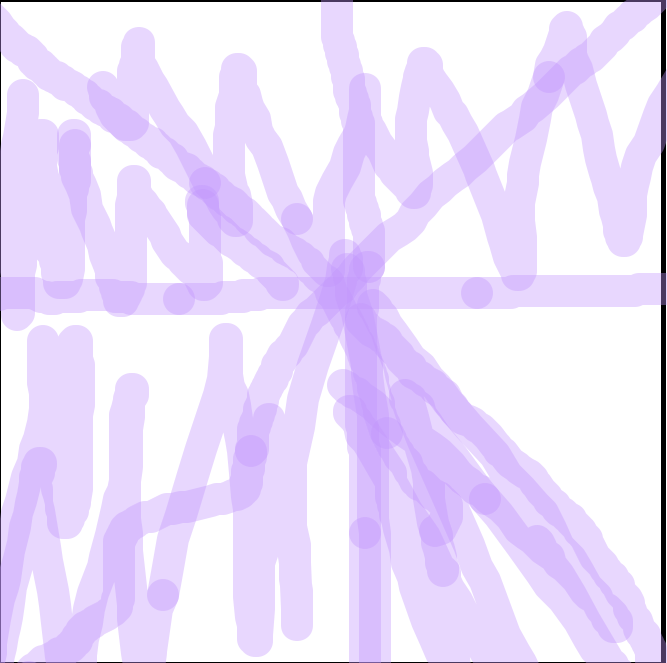
#> input picture draw1.png, 667 x 663 px
$ python count2.py
#> lines starting #> are read from the running program, lines starting #| are printed output that depends on the picture; long printed decimals are rounded
import cv2
import matplotlib.pyplot as plt
import numpy as np
import math

img_orig = cv2.imread('draw1.png') #BGR
#> img_orig is the input picture: shape (663, 667, 3); mean B, G, R 251.1, 222.5, 234.9
# img = cv2.imread('draw3.png') #BGR
img = cv2.resize(img_orig, (int(img_orig.shape[1]/2), int(img_orig.shape[0]/2)), interpolation = cv2.INTER_AREA)
cv2.namedWindow('image', cv2.WINDOW_AUTOSIZE)
cv2.imshow('image',img)
cv2.waitKey(0)

denom = 8
height, width, channels = img.shape
#> height = 331; width = 333; channels = 3
print(img_orig.shape)
#| (663, 667, 3)
print(img.shape)
#| (331, 333, 3)
full_area = height*width
#> full_area = 110223
block_size = int(math.sqrt(full_area/denom)/3)
#> block_size = 39
# block_size = 130
drawn_area = 0

print('block-size: ',block_size)
#| block-size:  39

def has_color(i, j):
    cnt = 0
    for r in range(block_size):
        for c in range(block_size):
            if block_size*i+r>=height or block_size*j+c>=width:
                continue
            elif int(img[block_size*i+r][block_size*j+c][0])+int(img[block_size*i+r][block_size*j+c][1])+int(img[block_size*i+r][block_size*j+c][2]) in range(255, 760):
                cnt+=1

                if cnt >= 0.1*block_size*block_size:
                    print('colored')
                    return True

def paint(i, j):
    global drawn_area
    for r in range(block_size):
        for c in range(block_size):
            if block_size*i+r>=height or block_size*j+c>=width:
                continue
            elif r==0 or r==block_size-1 or c==0 or c==block_size-1:
                img[block_size*i+r][block_size*j+c][0] = 240
            else:
                img[block_size*i+r][block_size*j+c][0] = 0
            img[block_size*i+r][block_size*j+c][1] = 0
            img[block_size*i+r][block_size*j+c][2] = 240
    drawn_area+=1

for i in range(int(height/block_size)+1):
    for j in range(int(width/block_size)+1):
        print(i,j)
        if has_color(i,j):
            paint(i,j)

# count red
pix_cnt = 0
for i in img:
    for j in i:
        if(j[0]==0 and j[1]==0 and j[2]==240):
            pix_cnt+=1
#> after the loop, pix_cnt = 88790


cv2.imshow('image',img)
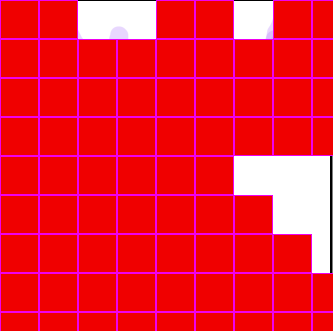
#> window 'image': shape (331, 333, 3); mean B, G, R 47.3, 25.7, 240.6
cv2.waitKey(0)

print('full: ', full_area)
#| full:  110223
print('drawn: ', pix_cnt)
#| drawn:  88790
print('ratio: ', pix_cnt/full_area)
#| ratio:  0.8055

$ run again, with draw3.png copied over draw1.png
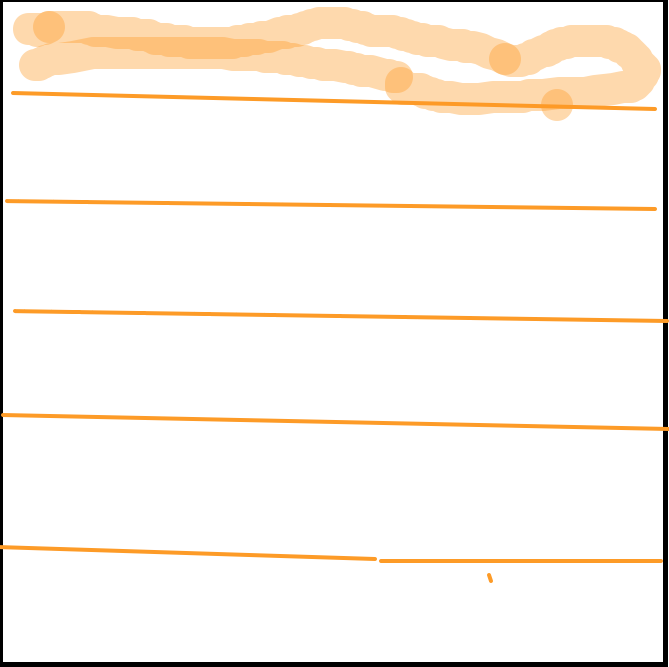
#> input picture draw3.png, 669 x 667 px
#> img_orig is the input picture: shape (667, 669, 3); mean B, G, R 235.3, 242.8, 249.2
#> `img = cv2.resize(img_orig, (int(img_orig.shape[1]/2), int(img_orig.sha..`:
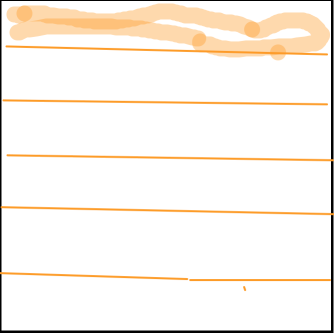
#> img: shape (333, 334, 3); mean B, G, R 235.3, 242.8, 249.2
#| (667, 669, 3)
#| (333, 334, 3)
#| block-size:  39
#> after the loop `for i in img:`: pix_cnt = 20720
#> `cv2.imshow('image',img)`:
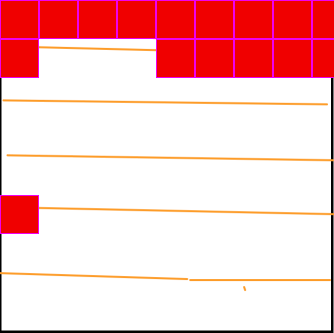
#> window 'image': shape (333, 334, 3); mean B, G, R 197.7, 195.7, 247.8
#| full:  111222
#| drawn:  20720
#| ratio:  0.1863

$ run again, with draw2.png copied over draw1.png
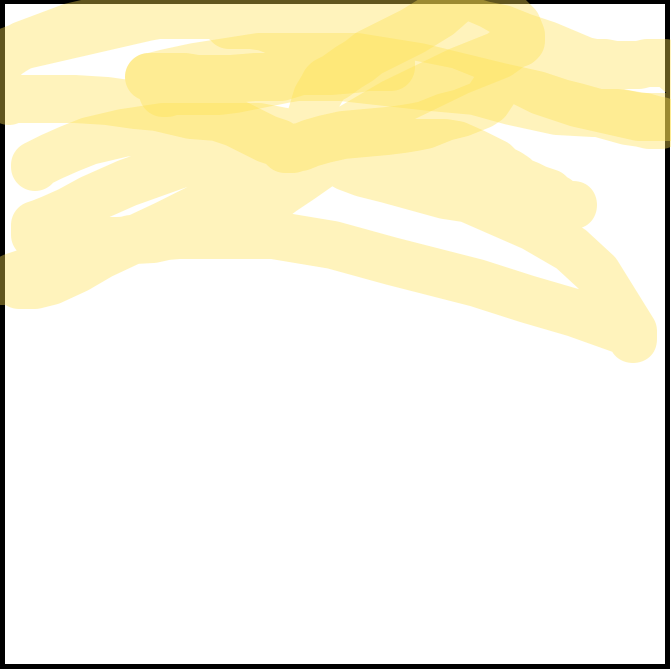
#> input picture draw2.png, 671 x 669 px
#> img_orig is the input picture: shape (669, 671, 3); mean B, G, R 218.7, 243.3, 248.4
#| (669, 671, 3)
#| (334, 335, 3)
#| block-size:  39
#> after the loop `for i in img:`: pix_cnt = 48433
#> `cv2.imshow('image',img)`:
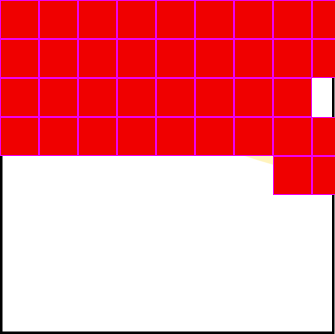
#> window 'image': shape (334, 335, 3); mean B, G, R 139.9, 128.5, 243.9
#| full:  111890
#| drawn:  48433
#| ratio:  0.4329
